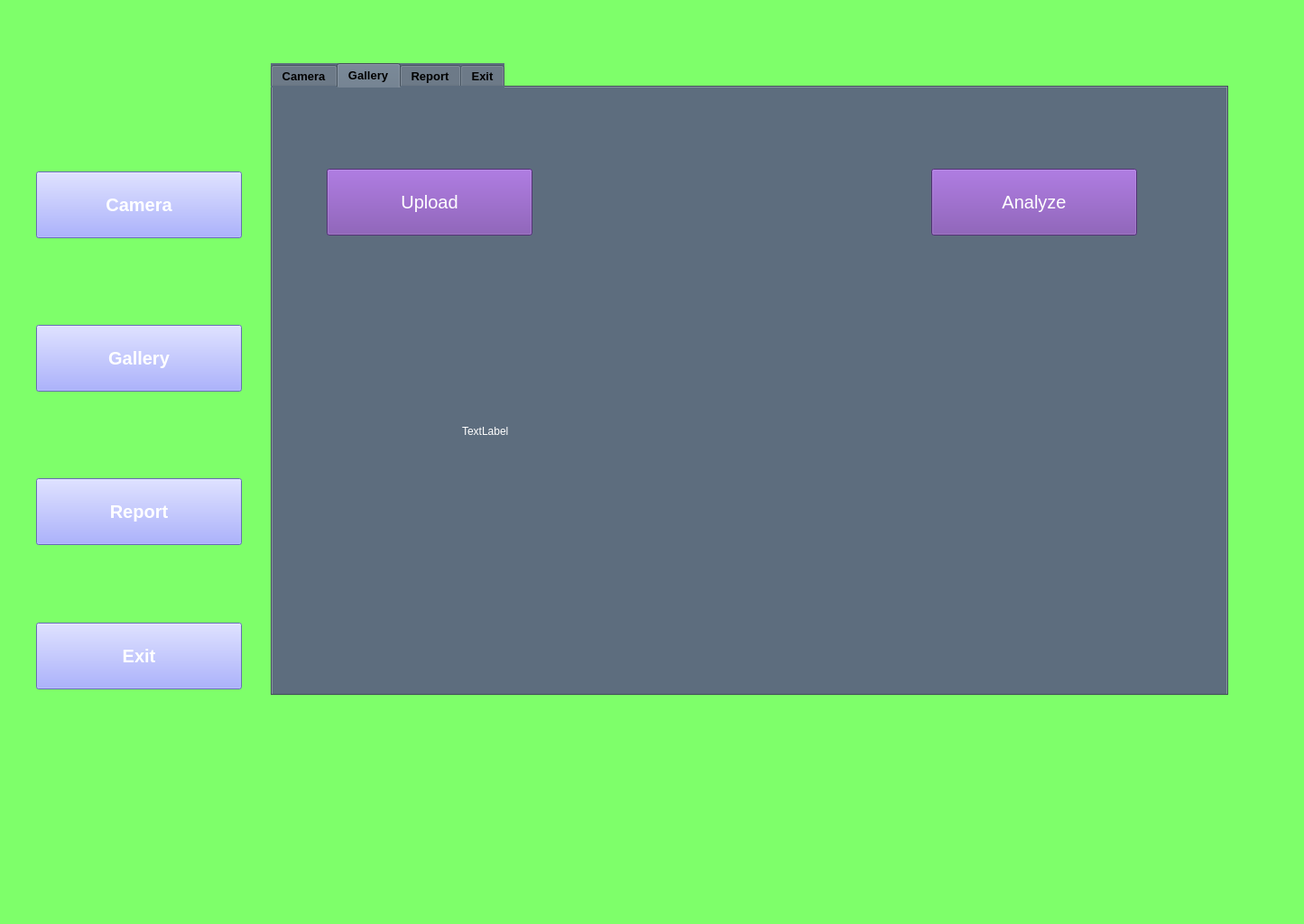
<?xml version="1.0" encoding="UTF-8"?>
<ui version="4.0">
 <class>PlantDiseaseDetectionApp</class>
 <widget class="QWidget" name="PlantDiseaseDetectionApp">
  <property name="geometry">
   <rect>
    <x>0</x>
    <y>0</y>
    <width>1445</width>
    <height>1024</height>
   </rect>
  </property>
  <property name="windowTitle">
   <string>Form</string>
  </property>
  <property name="styleSheet">
   <string notr="true">background-color:rgb(126, 255, 106)</string>
  </property>
  <widget class="QTabWidget" name="tabWidget">
   <property name="geometry">
    <rect>
     <x>300</x>
     <y>70</y>
     <width>1061</width>
     <height>701</height>
    </rect>
   </property>
   <property name="font">
    <font>
     <pointsize>10</pointsize>
     <weight>75</weight>
     <bold>true</bold>
    </font>
   </property>
   <property name="styleSheet">
    <string notr="true">background-color:rgb(93,109,126)</string>
   </property>
   <property name="tabShape">
    <enum>QTabWidget::Rounded</enum>
   </property>
   <property name="currentIndex">
    <number>1</number>
   </property>
   <property name="iconSize">
    <size>
     <width>16</width>
     <height>16</height>
    </size>
   </property>
   <property name="elideMode">
    <enum>Qt::ElideLeft</enum>
   </property>
   <widget class="QWidget" name="tab">
    <attribute name="title">
     <string>Camera</string>
    </attribute>
    <widget class="QPushButton" name="pushButton_5">
     <property name="geometry">
      <rect>
       <x>60</x>
       <y>90</y>
       <width>261</width>
       <height>74</height>
      </rect>
     </property>
     <property name="font">
      <font>
       <pointsize>15</pointsize>
       <weight>75</weight>
       <bold>true</bold>
      </font>
     </property>
     <property name="styleSheet">
      <string notr="true">color:rgb(255, 255, 255); background-color:rgb(118,68,168)</string>
     </property>
     <property name="text">
      <string>Capture and Save</string>
     </property>
    </widget>
    <widget class="QPushButton" name="pushButton_7">
     <property name="geometry">
      <rect>
       <x>770</x>
       <y>90</y>
       <width>228</width>
       <height>74</height>
      </rect>
     </property>
     <property name="font">
      <font>
       <pointsize>15</pointsize>
      </font>
     </property>
     <property name="styleSheet">
      <string notr="true">color:rgb(255, 255, 255); background-color:rgb(118,68,168)</string>
     </property>
     <property name="text">
      <string>Analyze</string>
     </property>
    </widget>
    <widget class="QLabel" name="label">
     <property name="geometry">
      <rect>
       <x>160</x>
       <y>200</y>
       <width>720</width>
       <height>500</height>
      </rect>
     </property>
     <property name="font">
      <font>
       <weight>75</weight>
       <bold>true</bold>
      </font>
     </property>
     <property name="styleSheet">
      <string notr="true">color:rgb(255, 255, 255)</string>
     </property>
     <property name="frameShadow">
      <enum>QFrame::Plain</enum>
     </property>
     <property name="text">
      <string/>
     </property>
    </widget>
    <widget class="QLabel" name="label_6">
     <property name="geometry">
      <rect>
       <x>420</x>
       <y>160</y>
       <width>311</width>
       <height>31</height>
      </rect>
     </property>
     <property name="font">
      <font>
       <family>MS Gothic</family>
       <weight>75</weight>
       <bold>true</bold>
       <underline>true</underline>
      </font>
     </property>
     <property name="styleSheet">
      <string notr="true">color:rgb(255, 255, 255)</string>
     </property>
     <property name="text">
      <string>Image Loading Section</string>
     </property>
    </widget>
   </widget>
   <widget class="QWidget" name="tab_3">
    <attribute name="title">
     <string>Gallery</string>
    </attribute>
    <widget class="QPushButton" name="pushButton_8">
     <property name="geometry">
      <rect>
       <x>60</x>
       <y>90</y>
       <width>228</width>
       <height>74</height>
      </rect>
     </property>
     <property name="font">
      <font>
       <pointsize>15</pointsize>
      </font>
     </property>
     <property name="styleSheet">
      <string notr="true">color:rgb(255, 255, 255); background-color:rgb(118,68,168)</string>
     </property>
     <property name="text">
      <string>Upload</string>
     </property>
    </widget>
    <widget class="QPushButton" name="pushButton_9">
     <property name="geometry">
      <rect>
       <x>730</x>
       <y>90</y>
       <width>228</width>
       <height>74</height>
      </rect>
     </property>
     <property name="font">
      <font>
       <pointsize>15</pointsize>
      </font>
     </property>
     <property name="styleSheet">
      <string notr="true">color:rgb(255, 255, 255); background-color:rgb(118,68,168)</string>
     </property>
     <property name="text">
      <string>Analyze</string>
     </property>
    </widget>
    <widget class="QLabel" name="label_5">
     <property name="geometry">
      <rect>
       <x>210</x>
       <y>260</y>
       <width>621</width>
       <height>241</height>
      </rect>
     </property>
     <property name="styleSheet">
      <string notr="true">color:rgb(255, 255, 255)</string>
     </property>
     <property name="text">
      <string>TextLabel</string>
     </property>
    </widget>
   </widget>
   <widget class="QWidget" name="tab_4">
    <attribute name="title">
     <string>Report</string>
    </attribute>
    <widget class="QListWidget" name="listWidget">
     <property name="geometry">
      <rect>
       <x>30</x>
       <y>180</y>
       <width>321</width>
       <height>421</height>
      </rect>
     </property>
     <property name="styleSheet">
      <string notr="true">background-color:rgb(174,182,191)</string>
     </property>
    </widget>
    <widget class="QListWidget" name="listWidget_2">
     <property name="geometry">
      <rect>
       <x>360</x>
       <y>180</y>
       <width>321</width>
       <height>421</height>
      </rect>
     </property>
     <property name="styleSheet">
      <string notr="true">background-color:rgb(174,182,191)</string>
     </property>
    </widget>
    <widget class="QListWidget" name="listWidget_3">
     <property name="geometry">
      <rect>
       <x>690</x>
       <y>180</y>
       <width>321</width>
       <height>421</height>
      </rect>
     </property>
     <property name="styleSheet">
      <string notr="true">background-color:rgb(174,182,191)</string>
     </property>
    </widget>
    <widget class="QLabel" name="label_2">
     <property name="geometry">
      <rect>
       <x>120</x>
       <y>140</y>
       <width>141</width>
       <height>31</height>
      </rect>
     </property>
     <property name="font">
      <font>
       <pointsize>15</pointsize>
       <weight>75</weight>
       <bold>true</bold>
       <underline>true</underline>
      </font>
     </property>
     <property name="styleSheet">
      <string notr="true">color:rgb(255, 255, 127)</string>
     </property>
     <property name="text">
      <string>Healthy</string>
     </property>
    </widget>
    <widget class="QLabel" name="label_3">
     <property name="geometry">
      <rect>
       <x>450</x>
       <y>140</y>
       <width>161</width>
       <height>31</height>
      </rect>
     </property>
     <property name="font">
      <font>
       <pointsize>15</pointsize>
       <weight>75</weight>
       <bold>true</bold>
       <underline>true</underline>
      </font>
     </property>
     <property name="styleSheet">
      <string notr="true">color:rgb(255, 255, 127)</string>
     </property>
     <property name="text">
      <string>Early Blight</string>
     </property>
    </widget>
    <widget class="QLabel" name="label_4">
     <property name="geometry">
      <rect>
       <x>780</x>
       <y>140</y>
       <width>141</width>
       <height>31</height>
      </rect>
     </property>
     <property name="font">
      <font>
       <pointsize>15</pointsize>
       <weight>75</weight>
       <bold>true</bold>
       <underline>true</underline>
      </font>
     </property>
     <property name="styleSheet">
      <string notr="true">color:rgb(255, 255, 127)</string>
     </property>
     <property name="text">
      <string>Late Blight</string>
     </property>
    </widget>
   </widget>
   <widget class="QWidget" name="tab_2">
    <attribute name="title">
     <string>Exit</string>
    </attribute>
    <widget class="QPushButton" name="pushButton_6">
     <property name="geometry">
      <rect>
       <x>330</x>
       <y>330</y>
       <width>401</width>
       <height>61</height>
      </rect>
     </property>
     <property name="font">
      <font>
       <pointsize>15</pointsize>
       <weight>75</weight>
       <bold>true</bold>
      </font>
     </property>
     <property name="styleSheet">
      <string notr="true">background-color:rgb(255, 85, 0)</string>
     </property>
     <property name="text">
      <string>Exit</string>
     </property>
    </widget>
   </widget>
  </widget>
  <widget class="QPushButton" name="pushButton">
   <property name="geometry">
    <rect>
     <x>40</x>
     <y>190</y>
     <width>228</width>
     <height>74</height>
    </rect>
   </property>
   <property name="font">
    <font>
     <pointsize>15</pointsize>
     <weight>75</weight>
     <italic>false</italic>
     <bold>true</bold>
    </font>
   </property>
   <property name="styleSheet">
    <string notr="true">color:rgb(255, 255, 255); background-color:rgb(143,151,255)</string>
   </property>
   <property name="text">
    <string>Camera</string>
   </property>
  </widget>
  <widget class="QPushButton" name="pushButton_2">
   <property name="geometry">
    <rect>
     <x>40</x>
     <y>690</y>
     <width>228</width>
     <height>74</height>
    </rect>
   </property>
   <property name="font">
    <font>
     <pointsize>15</pointsize>
     <weight>75</weight>
     <bold>true</bold>
    </font>
   </property>
   <property name="styleSheet">
    <string notr="true">color:rgb(255, 255, 255); background-color:rgb(143,151,255)</string>
   </property>
   <property name="text">
    <string>Exit</string>
   </property>
  </widget>
  <widget class="QPushButton" name="pushButton_3">
   <property name="geometry">
    <rect>
     <x>40</x>
     <y>530</y>
     <width>228</width>
     <height>74</height>
    </rect>
   </property>
   <property name="font">
    <font>
     <pointsize>15</pointsize>
     <weight>75</weight>
     <bold>true</bold>
    </font>
   </property>
   <property name="styleSheet">
    <string notr="true">color:rgb(255, 255, 255); background-color:rgb(143,151,255)</string>
   </property>
   <property name="text">
    <string>Report</string>
   </property>
  </widget>
  <widget class="QPushButton" name="pushButton_4">
   <property name="geometry">
    <rect>
     <x>40</x>
     <y>360</y>
     <width>228</width>
     <height>74</height>
    </rect>
   </property>
   <property name="font">
    <font>
     <pointsize>15</pointsize>
     <weight>75</weight>
     <bold>true</bold>
    </font>
   </property>
   <property name="styleSheet">
    <string notr="true">color:rgb(255, 255, 255); background-color:rgb(143,151,255)</string>
   </property>
   <property name="text">
    <string>Gallery</string>
   </property>
  </widget>
 </widget>
 <resources/>
 <connections/>
</ui>
